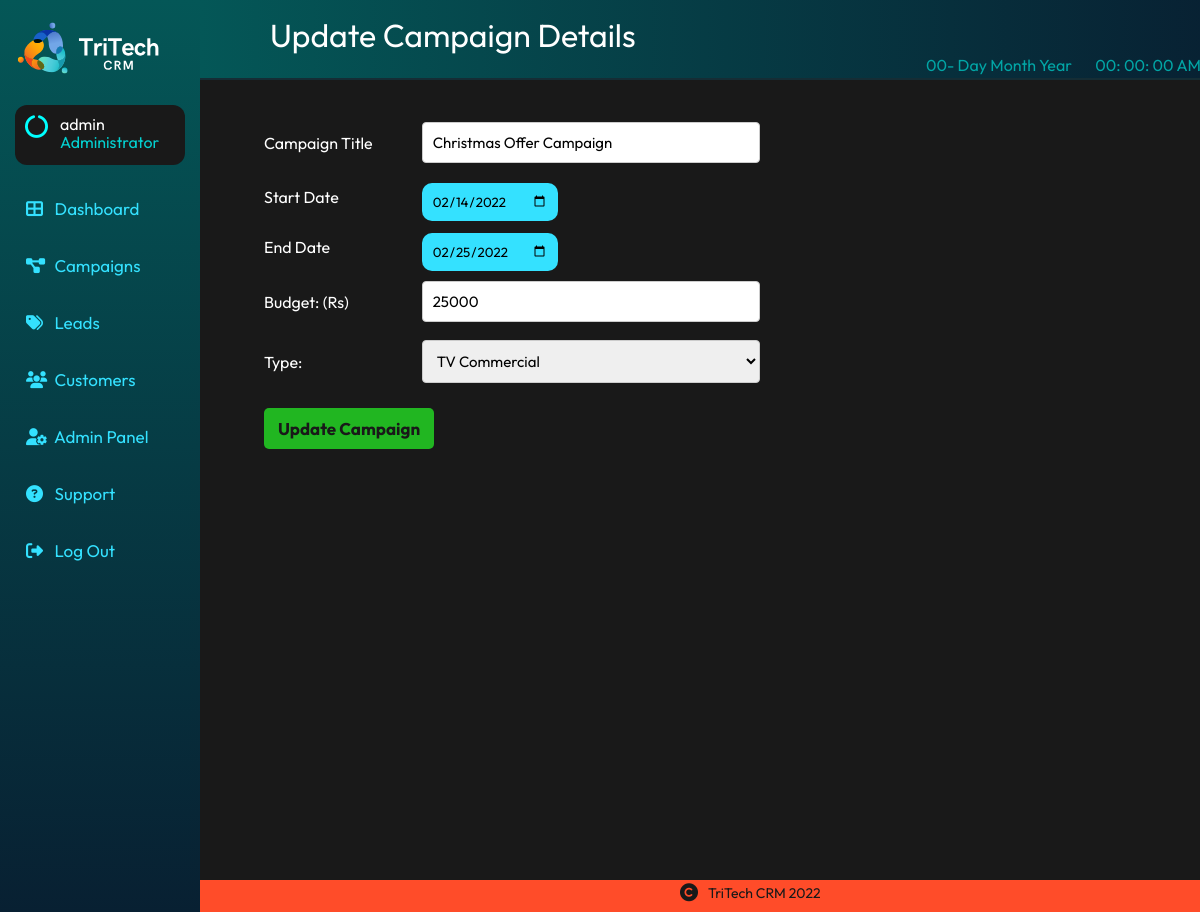
The app's page /manage-campaign/update-campaign.php?id=1 (signed in) with its own data.
### tables this page shows
CREATE TABLE `tbl_campaign` (
  `id` int(10) UNSIGNED NOT NULL,
  `camp_name` varchar(255) NOT NULL,
  `start_date` date NOT NULL,
  `end_date` date NOT NULL,
  `budget` int(100) NOT NULL,
  `type` varchar(100) NOT NULL
);

### manage-campaign/update-campaign.php (the view, shortened to what this page needs)
<?php include('../common/menu-manage.php'); ?>
    <div class="top-header">
        <h1>Update Campaign Details</h1>
        <div class="date-time">
        <div class="date">
            <span id="daynum">00</span>-
            <span id="dayname">Day</span>
            <span id="month">Month</span>
            <span id="year">Year</span>
        </div>
        <div class="time">
            <span id="hour">00</span>:
            <span id="minutes">00</span>:
            <span id="seconds">00</span>
            <span id="period">AM</span>
        </div>
        </div>
    </div>
        <div class="main-content">
        <?php
            $id=$_GET['id'];
            $sql = "SELECT * FROM tbl_campaign WHERE id=$id";
            $res = mysqli_query($conn, $sql);
            if($res==TRUE)
            {
                $count = mysqli_num_rows($res);
                if($count==1)
                {
                    $row=mysqli_fetch_assoc($res);
                    $camp_name = $row['camp_name'];
                    $budget = $row['budget'];
                    $type = $row['type'];
                    $start_date = $row['start_date'];
                    $end_date = $row['end_date'];
                }
                else
                {
                    header('location: http://localhost/tritech-crm/manage-campaign/manage-campaign.php');
                }
            }
        ?>
        <form action="" method="POST">
        <table class="table-form">
            <tr>
                <td>Campaign Title </td>
                <td><input type="text" name="camp_name" value="<?php echo $camp_name; ?>" required></td>
            </tr>
            <tr>
                <td>Start Date</td>
                <td><input type="date" name="start_date" value="<?php echo $start_date; ?>" required></td>
            </tr>
            <tr>
                <td>End Date</td>
                <td><input type="date" name="end_date" value="<?php echo $end_date; ?>" required></td>
            </tr>
            <tr>
                <td>Budget: (Rs) </td>
                <td><input type="number" name="budget" value="<?php echo $budget; ?>" required></td>
            </tr>
            <tr>
                <td>Type: </td>
                <td>
                <Select name="type" required>
                        <option <?php if($type =="TV Commercial"){echo "selected";} ?>  value="TV Commercial">TV Commercial</option>
                    </Select>
                </td>
            </tr>
            <tr>
                <td colspan="2">
                    <input type="submit" name="submit" value="Update Campaign" class="btn-form">
                </td>
            </tr>
        </table>
        </form>
    </div>
<?php include('../common/footer.php'); ?>

### css/main.css (style rules this page uses)
* { padding: 0; margin: 0; font-family: 'Outfit', sans-serif; box-sizing: border-box; list-style: none; text-decoration: none; font-weight: 400; }
.main-content { padding: 1% 1%; background-color: #191919; width: 86%; height: 100%; margin-left: 200px; overflow: auto; }
.top-header { width: 86%; position: inherit; height: 80px; color: white; padding: 15px 25px; margin-left: 200px; background-image: linear-gradient(to left, #082032, #045757); border-bottom: 2px solid #152D35; padding-left: 70px; }
.table-form { color: white; margin-top: 20px; margin-left: 50px; width: 500px; }
.table-form tr { width: 260px; }
.table-form input[type=text], input[type=number], input[type=password], select { width: 100%; margin: 8px 0; border: 1px solid #ccc; border-radius: 4px; padding: 10px; display: inline-block; font-size: 15px; }
.table-form input[type=date] { background-color: #34e1ff; border: 0; padding: 10px; border-radius: 10px; margin-top: 10px; }
.table-form option { color: #27323A; }
.btn-form { padding: 10px; border: 0; color: #191919; font-size: 17px; width: 170px; cursor: pointer; background-color: #21b621; font-weight: bold; border-radius: 5px; margin-top: 15px; }
.date-time { width: 400px; margin-left: 70%; color: #02a5a5; }
.date { display: inline-block; }
.time { display: inline-block; margin-left: 20px; margin-right: 40px; color: #02a5a5; }

### records on screen
tbl_campaign: camp_name "Christmas Offer Campaign", start_date "02/14/2022", end_date "02/25/2022", budget "25000", type "TV Commercial"

### other values on screen
$_SESSION['username'] "admin"
